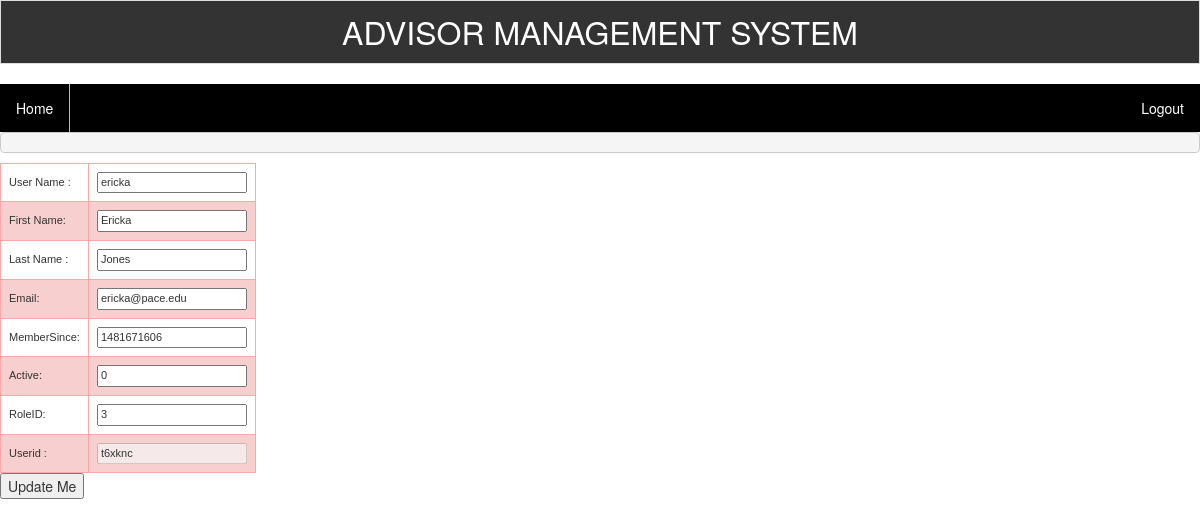
The app's page /updateThisUser.php?UserID=t6xknc with its own data.
### tables this page shows
CREATE TABLE `userdetails` (
  `UserID` varchar(120) NOT NULL,
  `UserName` varchar(150) NOT NULL,
  `FirstName` varchar(150) DEFAULT NULL,
  `LastName` varchar(150) DEFAULT NULL,
  `Email` varchar(150) NOT NULL,
  `Password` varchar(1000) DEFAULT NULL,
  `MemberSince` varchar(255) DEFAULT NULL,
  `Active` int(11) DEFAULT NULL,
  `role` int(11) NOT NULL DEFAULT '1'
);

### db-settings.php (called while the page is built, shortened)
<?php
	$db_table_prefix = "";
?>

### functions.php (called while the page is built, shortened)
<?php
function fetchThisUser($userid)
{
    global $mysqli,$db_table_prefix;
    $stmt = $mysqli->prepare(
       "SELECT
		UserID,
		UserName,
		FirstName,
		LastName,
		Email,
		MemberSince,
		Active,
		role
		FROM ".$db_table_prefix."UserDetails
		where UserID =?
		LIMIT 1"
    );
    $stmt->bind_param("s", $userid);
    $stmt->execute();
    $stmt->bind_result($UserID, $UserName, $FirstName, $LastName, $Email,$MemberSince, $Active, $role);
    $stmt->execute();
    while ($stmt->fetch()) {
        $row[] = array(
            'UserID' => $UserID,
            'UserName' => $UserName,
            'FirstName' => $FirstName,
            'LastName' => $LastName,
            'Email' => $Email,
            'MemberSince' => $MemberSince,
            'Active' => $Active,
            'role' => $role
        );
    }
    return ($row);
}

### updateThisUser.php (the view, shortened to what this page needs)
<?php
require_once("headermenu.php");
echo "
<body>
</body>
</html>";
$thisUserID = $_GET['UserID'];
$foundUser = fetchThisUser($thisUserID);
echo "<pre>";
echo "</pre>";
?>
<html>
<head>
</head>
<body>
<form name="getUserDetails" method="post" action="processUpdateUser.php">
<table class="table-style-three">
  <?php foreach ($foundUser as $details) { ?>
  <tr><td>User Name :</td>      <td><input type="text" name="UserName" value="<?php print $details['UserName']; ?>"></td></tr>
  <tr><td>First Name:</td>       <td><input type="text" name="FirstName" value="<?php print $details['FirstName']; ?>"></td></tr>
  <tr><td>Last Name :</td>  <td><input type="text" name="LastName" value="<?php print $details['LastName']; ?>"></td></tr>
  <tr><td>Email:</td>          <td><input type="text" name="Email" value="<?php print $details['Email']; ?>"></td></tr>
  <tr><td>MemberSince:</td>           <td><input type="text" name="MemberSince" value="<?php print $details['MemberSince']; ?>"></td></tr>
  <tr><td>Active:</td>            <td><input type="text" name="Active" value="<?php print $details['Active']; ?>"></td></tr>
    <tr><td>RoleID:</td>            <td><input type="text" name="role" value="<?php print $details['role']; ?>"></td></tr>
    <tr><td>Userid : </td>      <td><input type="text" name="useriddisabled" value="<?php print $details['UserID'];?>" disabled></td></tr>
  <?php } ?>
</table>
  <input type="submit" name="submit" value="Update Me">
</form>
</body>
</html>

### updateThisUser.php (style rules this page uses)
table.table-style-three { font-family: verdana, arial, sans-serif; font-size: 11px; color: #333333; border-width: 1px; border-color: #3A3A3A; border-collapse: collapse; }
table.table-style-three tr:nth-child(even) td { background-color: #F7CFCF; }
table.table-style-three td { border-width: 1px; padding: 8px; border-style: solid; border-color: #FFA6A6; background-color: #ffffff; }

### records on screen
userdetails: UserName "ericka", FirstName "Ericka", LastName "Jones", Email "ericka@pace.edu", MemberSince "1481671606", Active "0", role "3", useriddisabled "t6xknc"
